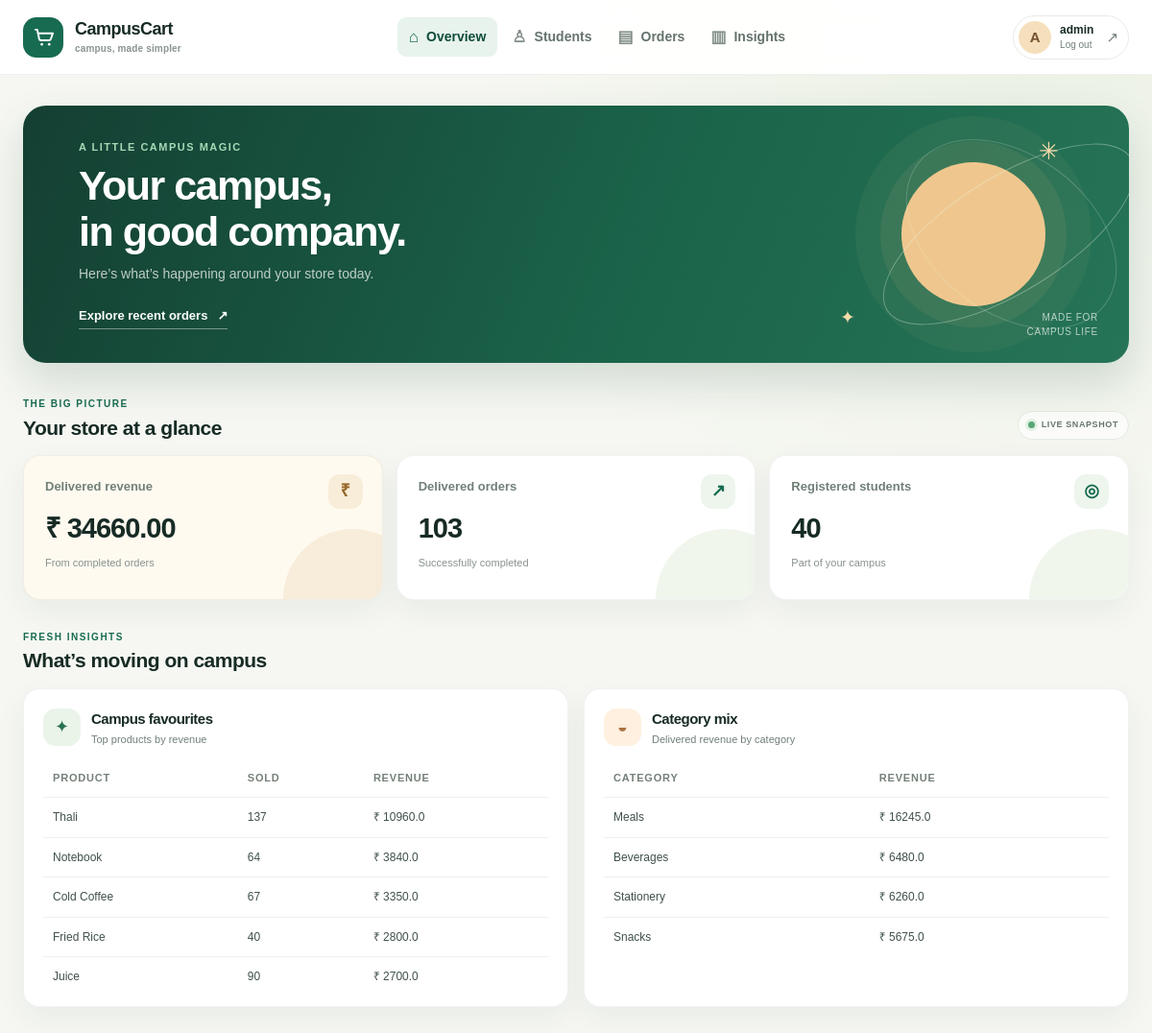
The page /dashboard (signed in) on the database its author committed.
### tables this page shows
CREATE TABLE Products (
  product_id INTEGER PRIMARY KEY,
  name TEXT NOT NULL,
  category TEXT,
  price REAL CHECK (price > 0),
  stock INTEGER DEFAULT 0
);

### CampusCart/app.py (the view)
@app.route('/dashboard')
@login_required
def dashboard():
    kpi = query("""
        SELECT COALESCE(SUM(oi.quantity*p.price),0) AS revenue,
               COUNT(DISTINCT o.order_id) AS orders
        FROM Orders o
        JOIN Order_Items oi ON o.order_id=oi.order_id
        JOIN Products p ON oi.product_id=p.product_id
        WHERE o.status='Delivered'""", one=True)
    students = query("SELECT COUNT(*) AS c FROM Students", one=True)['c']
    top = query("""
        SELECT p.name, SUM(oi.quantity) AS sold, SUM(oi.quantity*p.price) AS revenue
        FROM Order_Items oi JOIN Products p ON oi.product_id=p.product_id
        JOIN Orders o ON o.order_id=oi.order_id
        WHERE o.status='Delivered'
        GROUP BY p.name ORDER BY revenue DESC LIMIT 5""")
    cats = query("""
        SELECT p.category, SUM(oi.quantity*p.price) AS revenue
        FROM Order_Items oi JOIN Products p ON oi.product_id=p.product_id
        JOIN Orders o ON o.order_id=oi.order_id
        WHERE o.status='Delivered'
        GROUP BY p.category ORDER BY revenue DESC""")
    return render_template('dashboard.html', kpi=kpi, students=students, top=top, cats=cats)

### CampusCart/app.py (called while the page is built)
def query(sql, params=(), one=False, commit=False):
    conn = sqlite3.connect(DB)
    conn.row_factory = sqlite3.Row
    conn.execute("PRAGMA foreign_keys = ON")
    cur = conn.cursor()
    try:
        cur.execute(sql, params)
        if commit:
            conn.commit()
            return None
        return cur.fetchone() if one else cur.fetchall()
    finally:
        conn.close()

def login_required(f):
    @wraps(f)
    def wrapper(*args, **kwargs):
        if 'role' not in session:
            return redirect('/')
        return f(*args, **kwargs)
    return wrapper

### templates/dashboard.html (shortened to what this page needs)
{% extends "base.html" %}
{% block content %}
<section class="welcome-hero">
  <div class="hero-copy">
    <p class="eyebrow">A LITTLE CAMPUS MAGIC</p>
    <h1>Your campus,<br>in good company.</h1>
    <p>Here’s what’s happening around your store today.</p>
    <a class="hero-link" href="/orders">Explore recent orders <span aria-hidden="true">↗</span></a>
  </div>
  <div class="hero-art" aria-hidden="true">
    <span class="hero-sun"></span>
    <span class="hero-spark spark-one">✳</span>
    <span class="hero-spark spark-two">✦</span>
    <span class="hero-orbit orbit-one"></span>
    <span class="hero-orbit orbit-two"></span>
    <span class="hero-note">Made for<br>campus life</span>
  </div>
</section>
<div class="section-intro">
  <div><p class="eyebrow">THE BIG PICTURE</p><h2>Your store at a glance</h2></div>
  <span class="live-pill"><span></span> LIVE SNAPSHOT</span>
</div>
<div class="cards">
  <div class="card revenue-card"><span class="metric-icon" aria-hidden="true">₹</span><p class="metric-label">Delivered revenue</p><h3>₹ {{ "%.2f"|format(kpi.revenue) }}</h3><span class="metric-foot">From completed orders</span></div>
  <div class="card"><span class="metric-icon" aria-hidden="true">↗</span><p class="metric-label">Delivered orders</p><h3>{{ kpi.orders }}</h3><span class="metric-foot">Successfully completed</span></div>
  <div class="card"><span class="metric-icon" aria-hidden="true">◎</span><p class="metric-label">Registered students</p><h3>{{ students }}</h3><span class="metric-foot">Part of your campus</span></div>
</div>
<div class="section-intro insights-heading">
  <div><p class="eyebrow">FRESH INSIGHTS</p><h2>What’s moving on campus</h2></div>
</div>
<div class="two-col">
  <section class="panel">
    <div class="panel-heading"><span class="panel-icon">✦</span><div><h3>Campus favourites</h3><p>Top products by revenue</p></div></div>
    <table>
      <thead><tr><th>Product</th><th>Sold</th><th>Revenue</th></tr></thead>
      <tbody>
      {% for r in top %}
      <tr><td>{{ r.name }}</td><td>{{ r.sold }}</td><td>₹ {{ r.revenue }}</td></tr>
      {% endfor %}
      </tbody>
    </table>
  </section>
  <section class="panel">
    <div class="panel-heading"><span class="panel-icon panel-icon-peach">◒</span><div><h3>Category mix</h3><p>Delivered revenue by category</p></div></div>
    <table>
      <thead><tr><th>Category</th><th>Revenue</th></tr></thead>
      <tbody>
      {% for r in cats %}
      <tr><td>{{ r.category }}</td><td>₹ {{ r.revenue }}</td></tr>
      {% endfor %}
      </tbody>
    </table>
  </section>
</div>
{% endblock %}

### templates/base.html (shortened to what this page needs)
<!DOCTYPE html>
<html lang="en">
<head>
  <link rel="stylesheet" href="{{ url_for('static', filename='style.css', v=4) }}">
</head>
<body>
  {% if session.get('role') %}
  <header class="site-header">
    <a class="brand" href="/dashboard">
      <span class="brand-mark" aria-hidden="true">
        <svg viewBox="0 0 24 24" fill="none"><path d="M3 4h2l2.1 10.1a2 2 0 0 0 2 1.6h8.7a2 2 0 0 0 1.9-1.4L22 8H6" stroke="currentColor" stroke-width="2" stroke-linecap="round" stroke-linejoin="round"/><circle cx="10" cy="20" r="1.4" fill="currentColor"/><circle cx="18" cy="20" r="1.4" fill="currentColor"/></svg>
      </span>
      <span class="brand-copy">CampusCart<span>campus, made simpler</span></span>
    </a>
    <nav class="nav-links desktop-nav" aria-label="Main navigation">
      <a class="{{ 'active' if request.endpoint == 'dashboard' else '' }}" href="/dashboard"><span class="nav-icon">⌂</span>Overview</a>
      <a class="{{ 'active' if request.endpoint in ['students', 'edit_student'] else '' }}" href="/students"><span class="nav-icon">♙</span>Students</a>
      <a class="{{ 'active' if request.endpoint == 'orders' else '' }}" href="/orders"><span class="nav-icon">▤</span>Orders</a>
      <a class="{{ 'active' if request.endpoint == 'reports' else '' }}" href="/reports"><span class="nav-icon">▥</span>Insights</a>
    </nav>
    <a class="user-chip" href="/logout" aria-label="Log out {{ session['username'] }}">
      <span class="user-avatar">{{ session['username'][0]|upper }}</span>
      <span class="user-copy">{{ session['username'] }}<small>Log out</small></span>
      <span class="user-exit" aria-hidden="true">↗</span>
    </a>
  </header>
  {% endif %}
  <main class="container {{ 'auth-container' if not session.get('role') else '' }}">
    {% block content %}{% endblock %}
  </main>
</body>
</html>

### rows shown on the page
Products: name "Thali", sold "137", revenue "10960.0"
Products: name "Notebook", sold "64", revenue "3840.0"
Products: name "Cold Coffee", sold "67", revenue "3350.0"
Products: name "Fried Rice", sold "40", revenue "2800.0"
Products: name "Juice", sold "90", revenue "2700.0"

### other values the page prints
{{ session['username'][0]|upper }} "A"
{{ session['username'] }} "admin"
{{ "%.2f"|format(kpi.revenue) }} "34660.00"
{{ kpi.orders }} "103"
{{ students }} "40"
{{ r.category }} "Meals" "Beverages" "Stationery" "Snacks"
{{ r.revenue }} "16245.0" "6480.0" "6260.0" "5675.0"
